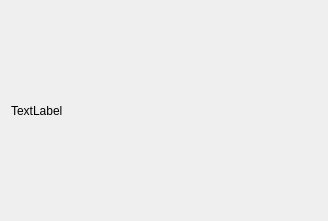
<?xml version="1.0" encoding="UTF-8"?>
<ui version="4.0">
 <class>photo</class>
 <widget class="QDialog" name="photo">
  <property name="geometry">
   <rect>
    <x>0</x>
    <y>0</y>
    <width>328</width>
    <height>221</height>
   </rect>
  </property>
  <property name="windowTitle">
   <string>Фотографія пацієнта</string>
  </property>
  <layout class="QGridLayout" name="gridLayout">
   <item row="0" column="0">
    <widget class="QLabel" name="label">
     <property name="text">
      <string>TextLabel</string>
     </property>
    </widget>
   </item>
  </layout>
 </widget>
 <resources/>
 <connections/>
</ui>
